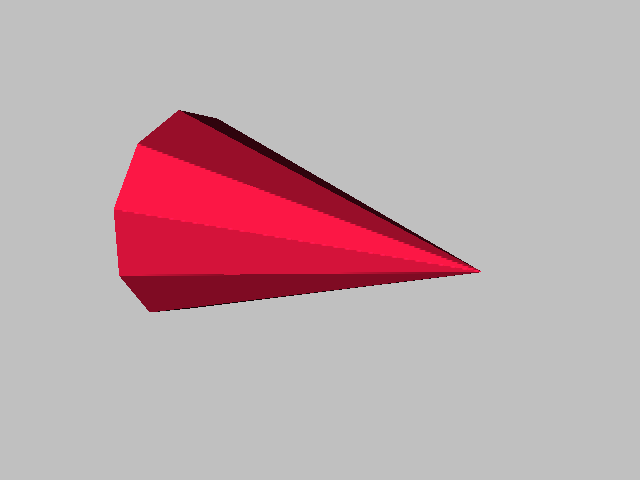

The script that drew this image:
#!/usr/bin/env python

# Save and restore camera state using polydata field data.

# Factory overrides: importing these modules registers the OpenGL rendering
# and interaction style implementations for vtkRenderingCore factory classes.
import vtkmodules.vtkInteractionStyle  # noqa: F401
import vtkmodules.vtkRenderingOpenGL2  # noqa: F401

# VTK pipeline classes used in this example
from vtkmodules.vtkCommonCore import vtkStringArray
from vtkmodules.vtkFiltersSources import vtkConeSource
from vtkmodules.vtkRenderingCore import (
    vtkActor,
    vtkPolyDataMapper,
    vtkRenderWindow,
    vtkRenderWindowInteractor,
    vtkRenderer,
)

# Colors (normalized RGB)
crimson_rgb = (0.863, 0.078, 0.235)
silver_rgb = (0.753, 0.753, 0.753)

# Source: a cone (procedural, no external data needed)
cone = vtkConeSource()
cone.SetHeight(3.0)
cone.SetRadius(1.0)
cone.SetResolution(10)
cone.Update()

poly_data = cone.GetOutput()

# Mapper: map polygon data to graphics primitives
mapper = vtkPolyDataMapper()
mapper.SetInputData(poly_data)

# Actor: assign the mapped geometry
actor = vtkActor()
actor.SetMapper(mapper)
actor.GetProperty().SetColor(crimson_rgb)
actor.GetProperty().SetSpecular(0.6)
actor.GetProperty().SetSpecularPower(30)

# Renderer: assemble the scene
renderer = vtkRenderer()
renderer.AddActor(actor)
renderer.SetBackground(silver_rgb)
renderer.ResetCamera()

# Camera: set up an interesting viewpoint and save it to field data
camera = renderer.GetActiveCamera()
camera.Azimuth(30)
camera.Elevation(20)
renderer.ResetCameraClippingRange()

# SaveScene: serialize camera parameters into a vtkStringArray stored
# in the polydata's field data. This allows the camera state to travel
# with the dataset.
fp_format = "{:.6f}"
buffer = ""
buffer += "Camera:FocalPoint " + ", ".join(fp_format.format(n) for n in camera.GetFocalPoint()) + "\n"
buffer += "Camera:Position " + ", ".join(fp_format.format(n) for n in camera.GetPosition()) + "\n"
buffer += "Camera:ViewUp " + ", ".join(fp_format.format(n) for n in camera.GetViewUp()) + "\n"
buffer += "Camera:ViewAngle " + fp_format.format(camera.GetViewAngle()) + "\n"
buffer += "Camera:ClippingRange " + ", ".join(fp_format.format(n) for n in camera.GetClippingRange()) + "\n"

camera_array = vtkStringArray()
camera_array.SetNumberOfValues(1)
camera_array.SetValue(0, buffer)
camera_array.SetName("Camera")
poly_data.GetFieldData().AddArray(camera_array)

# Scramble the camera to prove the restore works
camera.SetPosition(0, 0, 10)
camera.SetFocalPoint(0, 0, 0)
camera.SetViewUp(0, 1, 0)

# RestoreScene: parse the camera parameters back from field data
stored = poly_data.GetFieldData().GetAbstractArray("Camera").GetValue(0)
for line in stored.strip().split("\n"):
    parts = line.strip().replace(",", "").split()
    key = parts[0]
    values = list(map(float, parts[1:]))
    if key == "Camera:Position":
        camera.SetPosition(values)
    elif key == "Camera:FocalPoint":
        camera.SetFocalPoint(values)
    elif key == "Camera:ViewUp":
        camera.SetViewUp(values)
    elif key == "Camera:ViewAngle":
        camera.SetViewAngle(values[0])
    elif key == "Camera:ClippingRange":
        camera.SetClippingRange(values)

# Window: display the rendered scene
render_window = vtkRenderWindow()
render_window.AddRenderer(renderer)
render_window.SetWindowName("save scene to field data")
render_window.SetMultiSamples(0)
render_window.SetSize(640, 480)

# Interactor: handle mouse and keyboard events
render_window_interactor = vtkRenderWindowInteractor()
render_window_interactor.SetRenderWindow(render_window)

# Launch the interactive visualization
render_window_interactor.Initialize()
render_window_interactor.Start()
